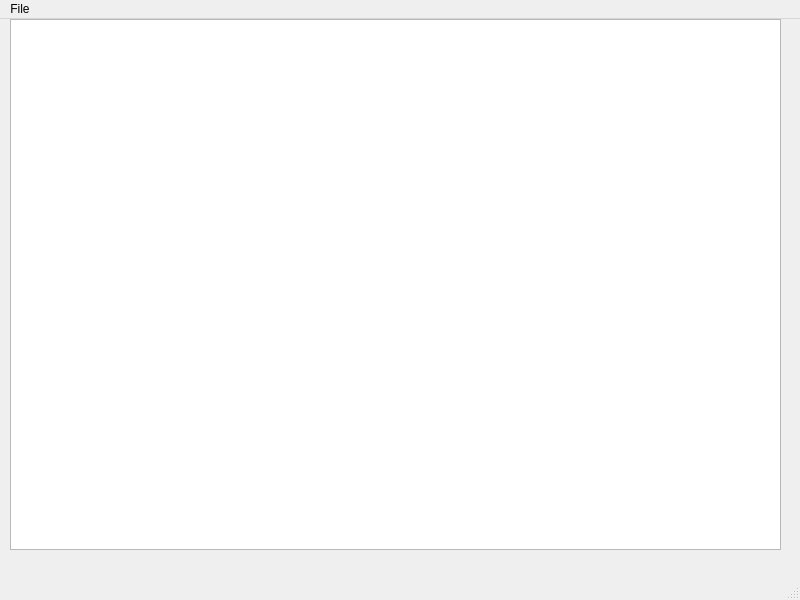
<?xml version="1.0" encoding="UTF-8"?>
<ui version="4.0">
 <class>Notepad</class>
 <widget class="QMainWindow" name="Notepad">
  <property name="geometry">
   <rect>
    <x>0</x>
    <y>0</y>
    <width>800</width>
    <height>600</height>
   </rect>
  </property>
  <property name="windowTitle">
   <string>Notepad</string>
  </property>
  <widget class="QWidget" name="centralwidget">
   <widget class="QWidget" name="layoutWidget">
    <property name="geometry">
     <rect>
      <x>10</x>
      <y>0</y>
      <width>771</width>
      <height>531</height>
     </rect>
    </property>
    <layout class="QVBoxLayout" name="verticalLayout">
     <item>
      <widget class="QTextEdit" name="textEdit"/>
     </item>
    </layout>
   </widget>
  </widget>
  <widget class="QMenuBar" name="menubar">
   <property name="geometry">
    <rect>
     <x>0</x>
     <y>0</y>
     <width>800</width>
     <height>32</height>
    </rect>
   </property>
   <widget class="QMenu" name="menuFile">
    <property name="title">
     <string>File</string>
    </property>
    <addaction name="actionOpen"/>
    <addaction name="actionSave"/>
    <addaction name="actionSave_As"/>
   </widget>
   <addaction name="menuFile"/>
  </widget>
  <widget class="QStatusBar" name="statusbar"/>
  <action name="actionOpen">
   <property name="text">
    <string>Open</string>
   </property>
  </action>
  <action name="actionSave">
   <property name="text">
    <string>Save</string>
   </property>
  </action>
  <action name="actionSave_As">
   <property name="text">
    <string>Save As...</string>
   </property>
  </action>
 </widget>
 <resources/>
 <connections/>
</ui>
